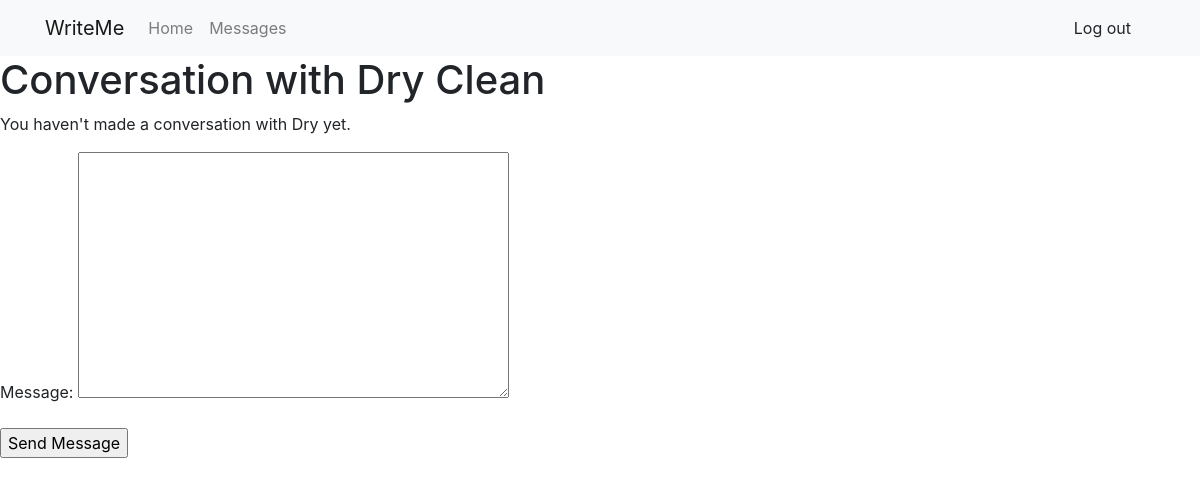
Page /messages/husky/ (signed in) on the earlier database version.
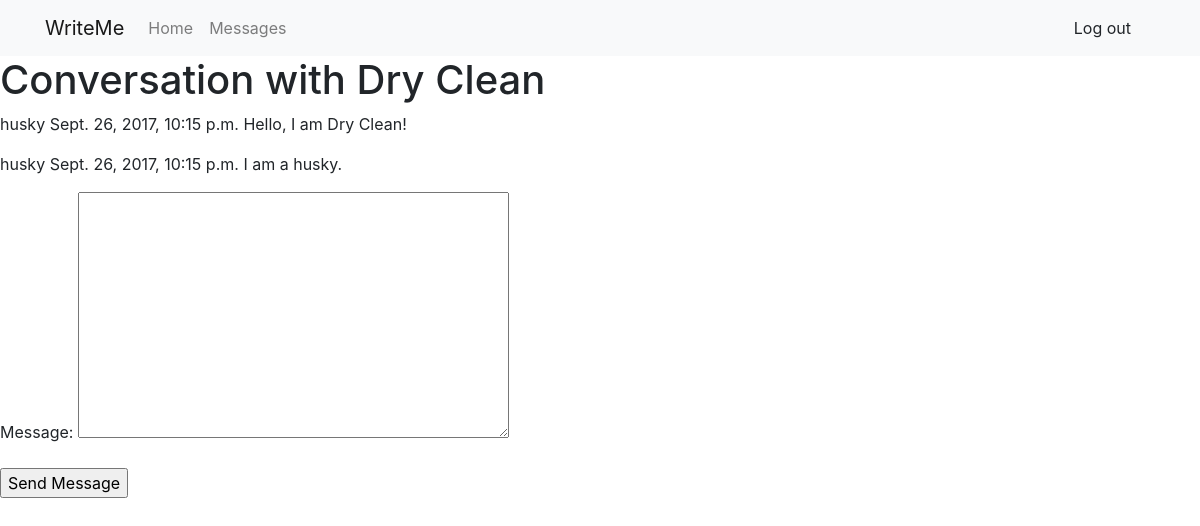
Same page on the later database version.
### messaging/models.py (models this page shows)
class Message(models.Model):
    conversation = models.ForeignKey(Conversation)
    sender = models.ForeignKey(User)
    message = models.TextField()
    timestamp = models.DateTimeField(auto_now_add=True)
    unread_flag = models.BooleanField(default=True)

### messaging/views.py (the view, shortened to what this page needs)
# urls.py: url(r'^(?P<username>\w+)/$', ConversationMessagesListView.as_view(), name='conversation'),
class ConversationMessagesListView(NewMessageView):
    template_name = "messaging/conversation.html"
    form_class = NewMessageHiddenUserForm
    def get_queryset(self):
        user1 = self.request.user
        user2 = User.objects.get(username=self.kwargs.get('username'))
        try:
            conversation = Conversation.objects.get(
                (Q(user1=user1) & Q(user2=user2)) |
                (Q(user1=user2) & Q(user2=user1))
            )
        except Conversation.DoesNotExist:
            print("Did not retrieve conversation.")
            return None
        messages_list = Message.objects.filter(conversation=conversation).order_by('timestamp')
        return messages_list
    def get_context_data(self, **kwargs):
        context = super(ConversationMessagesListView, self).get_context_data(**kwargs)
        context['conversation_user'] = get_object_or_404(User, username=self.kwargs.get('username'))
        context['messages_list'] = self.get_queryset()
        return context

### messaging/forms.py
class NewMessageHiddenUserForm(NewMessageForm):
    username = forms.CharField(widget=forms.HiddenInput())

### messaging/views.py (called while the page is built)
    def get_initial(self):
        initial = super(NewMessageView, self).get_initial()
        initial['username'] = self.kwargs.get('username')
        return initial

### messaging/templates/messaging/conversation.html (shortened to what this page needs)
{% extends "base.html" %}
{% block content %}
    <h1>Conversation with {{ conversation_user.first_name }} {{ conversation_user.last_name }}</h1>
    {% if messages_list %}
        {% for message in messages_list %}
            <p>
                {{ message.sender }}
                {{ message.timestamp }}
                {{ message.message }}
            </p>
        {% endfor %}
    {% else %}
        <p>You haven't made a conversation with {{ conversation_user.first_name }} yet.</p>
    {% endif %}
    <form action="" method="post">
        {{ form.as_p }}
        <input type="submit" value="Send Message" /><br />
    </form>
{% endblock %}

Differences in the rows shown:
added Message: sender "husky", timestamp "Sept. 26, 2017, 10:15 p.m.", message "Hello, I am Dry Clean!"
added Message: sender "husky", timestamp "Sept. 26, 2017, 10:15 p.m.", message "I am a husky."
Other differences:
{{ conversation_user.first_name }}: "Dry" → (not shown)
text no longer shown: "You haven't made a conversation with yet."
